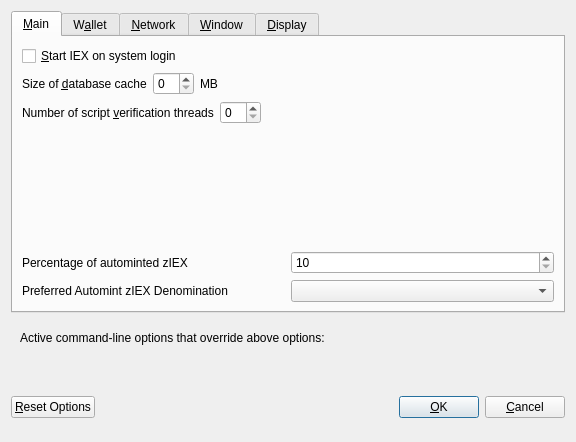
<?xml version="1.0" encoding="UTF-8"?>
<ui version="4.0">
 <class>OptionsDialog</class>
 <widget class="QDialog" name="OptionsDialog">
  <property name="geometry">
   <rect>
    <x>0</x>
    <y>0</y>
    <width>576</width>
    <height>442</height>
   </rect>
  </property>
  <property name="windowTitle">
   <string>Options</string>
  </property>
  <property name="modal">
   <bool>true</bool>
  </property>
  <layout class="QVBoxLayout" name="verticalLayout">
   <item>
    <widget class="QTabWidget" name="tabWidget">
     <property name="currentIndex">
      <number>0</number>
     </property>
     <widget class="QWidget" name="tabMain">
      <attribute name="title">
       <string>&amp;Main</string>
      </attribute>
      <layout class="QVBoxLayout" name="verticalLayout_Main">
       <item>
        <widget class="QCheckBox" name="bitcoinAtStartup">
         <property name="toolTip">
          <string>Automatically start IEX after logging in to the system.</string>
         </property>
         <property name="text">
          <string>&amp;Start IEX on system login</string>
         </property>
        </widget>
       </item>
       <item>
        <layout class="QHBoxLayout" name="horizontalLayout_2_Main">
         <item>
          <widget class="QLabel" name="databaseCacheLabel">
           <property name="text">
            <string>Size of &amp;database cache</string>
           </property>
           <property name="textFormat">
            <enum>Qt::PlainText</enum>
           </property>
           <property name="buddy">
            <cstring>databaseCache</cstring>
           </property>
          </widget>
         </item>
         <item>
          <widget class="QSpinBox" name="databaseCache"/>
         </item>
         <item>
          <widget class="QLabel" name="databaseCacheUnitLabel">
           <property name="text">
            <string>MB</string>
           </property>
           <property name="textFormat">
            <enum>Qt::PlainText</enum>
           </property>
          </widget>
         </item>
         <item>
          <spacer name="horizontalSpacer_2_Main">
           <property name="orientation">
            <enum>Qt::Horizontal</enum>
           </property>
           <property name="sizeHint" stdset="0">
            <size>
             <width>40</width>
             <height>20</height>
            </size>
           </property>
          </spacer>
         </item>
        </layout>
       </item>
       <item>
        <layout class="QHBoxLayout" name="horizontalLayout_3_Main">
         <item>
          <widget class="QLabel" name="threadsScriptVerifLabel">
           <property name="text">
            <string>Number of script &amp;verification threads</string>
           </property>
           <property name="textFormat">
            <enum>Qt::PlainText</enum>
           </property>
           <property name="buddy">
            <cstring>threadsScriptVerif</cstring>
           </property>
          </widget>
         </item>
         <item>
          <widget class="QSpinBox" name="threadsScriptVerif">
           <property name="toolTip">
            <string>(0 = auto, &lt;0 = leave that many cores free)</string>
           </property>
          </widget>
         </item>
         <item>
          <spacer name="horizontalSpacer_3_Main">
           <property name="orientation">
            <enum>Qt::Horizontal</enum>
           </property>
           <property name="sizeHint" stdset="0">
            <size>
             <width>40</width>
             <height>20</height>
            </size>
           </property>
          </spacer>
         </item>
        </layout>
       </item>
       <item>
        <spacer name="verticalSpacer_2">
         <property name="orientation">
          <enum>Qt::Vertical</enum>
         </property>
         <property name="sizeHint" stdset="0">
          <size>
           <width>20</width>
           <height>40</height>
          </size>
         </property>
        </spacer>
       </item>
       <item>
        <layout class="QHBoxLayout" name="horizontalLayout_3">
         <item>
          <widget class="QLabel" name="percentage_label">
           <property name="toolTip">
            <string>Percentage of incoming IEX which get automatically converted to zIEX via Zerocoin Protocol (min: 10%)</string>
           </property>
           <property name="text">
            <string>Percentage of autominted zIEX</string>
           </property>
          </widget>
         </item>
         <item>
          <widget class="QSpinBox" name="zeromintPercentage">
           <property name="minimum">
            <number>10</number>
           </property>
           <property name="maximum">
            <number>100</number>
           </property>
          </widget>
         </item>
        </layout>
       </item>
       <item>
        <layout class="QHBoxLayout" name="horizontalLayout" stretch="0,0">
         <property name="sizeConstraint">
          <enum>QLayout::SetFixedSize</enum>
         </property>
         <item>
          <widget class="QLabel" name="labelPreferredDenom">
           <property name="maximumSize">
            <size>
             <width>16777215</width>
             <height>16777215</height>
            </size>
           </property>
           <property name="toolTip">
            <string>Wait with automatic conversion to Zerocoin until enough IEX for this denomination is available</string>
           </property>
           <property name="text">
            <string>Preferred Automint zIEX Denomination</string>
           </property>
          </widget>
         </item>
         <item>
          <widget class="QComboBox" name="preferredDenom">
           <property name="maximumSize">
            <size>
             <width>16777215</width>
             <height>27</height>
            </size>
           </property>
           <property name="toolTip">
            <string>Wait with automatic conversion to Zerocoin until enough IEX for this denomination is available</string>
           </property>
           <property name="maxVisibleItems">
            <number>9</number>
           </property>
           <property name="maxCount">
            <number>9</number>
           </property>
          </widget>
         </item>
        </layout>
       </item>
      </layout>
     </widget>
     <widget class="QWidget" name="tabWallet">
      <attribute name="title">
       <string>W&amp;allet</string>
      </attribute>
      <layout class="QVBoxLayout" name="verticalLayout_Wallet">
       <item>
        <widget class="QGroupBox" name="groupBox">
         <property name="title">
          <string>Expert</string>
         </property>
         <layout class="QVBoxLayout" name="verticalLayout_2">
          <item>
           <widget class="QCheckBox" name="coinControlFeatures">
            <property name="toolTip">
             <string>Whether to show coin control features or not.</string>
            </property>
            <property name="text">
             <string>Enable coin &amp;control features</string>
            </property>
           </widget>
          </item>
          <item>
           <widget class="QCheckBox" name="showMasternodesTab">
            <property name="toolTip">
             <string>Show additional tab listing all your masternodes in first sub-tab&lt;br/&gt;and all masternodes on the network in second sub-tab.</string>
            </property>
            <property name="text">
             <string>Show Masternodes Tab</string>
            </property>
           </widget>
          </item>
          <item>
           <widget class="QCheckBox" name="spendZeroConfChange">
            <property name="toolTip">
             <string>If you disable the spending of unconfirmed change, the change from a transaction&lt;br/&gt;cannot be used until that transaction has at least one confirmation.&lt;br/&gt;This also affects how your balance is computed.</string>
            </property>
            <property name="text">
             <string>&amp;Spend unconfirmed change</string>
            </property>
           </widget>
          </item>
         </layout>
        </widget>
       </item>
       <item>
        <spacer name="verticalSpacer_Wallet">
         <property name="orientation">
          <enum>Qt::Vertical</enum>
         </property>
         <property name="sizeHint" stdset="0">
          <size>
           <width>20</width>
           <height>40</height>
          </size>
         </property>
        </spacer>
       </item>
      </layout>
     </widget>
     <widget class="QWidget" name="tabNetwork">
      <attribute name="title">
       <string>&amp;Network</string>
      </attribute>
      <layout class="QVBoxLayout" name="verticalLayout_Network">
       <item>
        <widget class="QCheckBox" name="mapPortUpnp">
         <property name="toolTip">
          <string>Automatically open the IEX client port on the router. This only works when your router supports UPnP and it is enabled.</string>
         </property>
         <property name="text">
          <string>Map port using &amp;UPnP</string>
         </property>
        </widget>
       </item>
       <item>
        <widget class="QCheckBox" name="allowIncoming">
         <property name="toolTip">
          <string>Accept connections from outside</string>
         </property>
         <property name="text">
          <string>Allow incoming connections</string>
         </property>
        </widget>
       </item>
       <item>
        <widget class="QCheckBox" name="connectSocks">
         <property name="toolTip">
          <string>Connect to the IEX network through a SOCKS5 proxy.</string>
         </property>
         <property name="text">
          <string>&amp;Connect through SOCKS5 proxy (default proxy):</string>
         </property>
        </widget>
       </item>
       <item>
        <layout class="QHBoxLayout" name="horizontalLayout_1_Network">
         <item>
          <widget class="QLabel" name="proxyIpLabel">
           <property name="text">
            <string>Proxy &amp;IP:</string>
           </property>
           <property name="textFormat">
            <enum>Qt::PlainText</enum>
           </property>
           <property name="buddy">
            <cstring>proxyIp</cstring>
           </property>
          </widget>
         </item>
         <item>
          <widget class="QValidatedLineEdit" name="proxyIp">
           <property name="minimumSize">
            <size>
             <width>140</width>
             <height>0</height>
            </size>
           </property>
           <property name="maximumSize">
            <size>
             <width>140</width>
             <height>16777215</height>
            </size>
           </property>
           <property name="toolTip">
            <string>IP address of the proxy (e.g. IPv4: 127.0.0.1 / IPv6: ::1)</string>
           </property>
          </widget>
         </item>
         <item>
          <widget class="QLabel" name="proxyPortLabel">
           <property name="text">
            <string>&amp;Port:</string>
           </property>
           <property name="textFormat">
            <enum>Qt::PlainText</enum>
           </property>
           <property name="buddy">
            <cstring>proxyPort</cstring>
           </property>
          </widget>
         </item>
         <item>
          <widget class="QLineEdit" name="proxyPort">
           <property name="minimumSize">
            <size>
             <width>55</width>
             <height>0</height>
            </size>
           </property>
           <property name="maximumSize">
            <size>
             <width>55</width>
             <height>16777215</height>
            </size>
           </property>
           <property name="toolTip">
            <string>Port of the proxy (e.g. 9050)</string>
           </property>
          </widget>
         </item>
         <item>
          <spacer name="horizontalSpacer_1_Network">
           <property name="orientation">
            <enum>Qt::Horizontal</enum>
           </property>
           <property name="sizeHint" stdset="0">
            <size>
             <width>40</width>
             <height>20</height>
            </size>
           </property>
          </spacer>
         </item>
        </layout>
       </item>
       <item>
        <spacer name="verticalSpacer_Network">
         <property name="orientation">
          <enum>Qt::Vertical</enum>
         </property>
         <property name="sizeHint" stdset="0">
          <size>
           <width>20</width>
           <height>40</height>
          </size>
         </property>
        </spacer>
       </item>
      </layout>
     </widget>
     <widget class="QWidget" name="tabWindow">
      <attribute name="title">
       <string>&amp;Window</string>
      </attribute>
      <layout class="QVBoxLayout" name="verticalLayout_Window">
       <item>
        <widget class="QCheckBox" name="minimizeToTray">
         <property name="toolTip">
          <string>Show only a tray icon after minimizing the window.</string>
         </property>
         <property name="text">
          <string>&amp;Minimize to the tray instead of the taskbar</string>
         </property>
        </widget>
       </item>
       <item>
        <widget class="QCheckBox" name="minimizeOnClose">
         <property name="toolTip">
          <string>Minimize instead of exit the application when the window is closed. When this option is enabled, the application will be closed only after selecting Quit in the menu.</string>
         </property>
         <property name="text">
          <string>M&amp;inimize on close</string>
         </property>
        </widget>
       </item>
       <item>
        <spacer name="verticalSpacer_Window">
         <property name="orientation">
          <enum>Qt::Vertical</enum>
         </property>
         <property name="sizeHint" stdset="0">
          <size>
           <width>20</width>
           <height>40</height>
          </size>
         </property>
        </spacer>
       </item>
      </layout>
     </widget>
     <widget class="QWidget" name="tabDisplay">
      <attribute name="title">
       <string>&amp;Display</string>
      </attribute>
      <layout class="QVBoxLayout" name="verticalLayout_Display">
       <item>
        <layout class="QHBoxLayout" name="horizontalLayout_1_Display">
         <item>
          <widget class="QLabel" name="langLabel">
           <property name="text">
            <string>User Interface &amp;language:</string>
           </property>
           <property name="textFormat">
            <enum>Qt::PlainText</enum>
           </property>
           <property name="buddy">
            <cstring>lang</cstring>
           </property>
          </widget>
         </item>
         <item>
          <widget class="QValueComboBox" name="lang">
           <property name="toolTip">
            <string>The user interface language can be set here. This setting will take effect after restarting IEX.</string>
           </property>
          </widget>
         </item>
        </layout>
       </item>
       <item>
        <widget class="QLabel" name="label_3">
         <property name="toolTip">
          <string notr="true"/>
         </property>
         <property name="statusTip">
          <string notr="true"/>
         </property>
         <property name="whatsThis">
          <string notr="true"/>
         </property>
         <property name="accessibleName">
          <string notr="true"/>
         </property>
         <property name="text">
          <string>Language missing or translation incomplete? Help contributing translations here:
https://www.transifex.com/iex-project/iex-project-translations</string>
         </property>
         <property name="wordWrap">
          <bool>true</bool>
         </property>
         <property name="openExternalLinks">
          <bool>true</bool>
         </property>
         <property name="textInteractionFlags">
          <set>Qt::TextBrowserInteraction</set>
         </property>
        </widget>
       </item>
       <item>
        <layout class="QHBoxLayout" name="horizontalLayout_4_Display" stretch="0,0">
         <item>
          <widget class="QLabel" name="themeLabel">
           <property name="text">
            <string>User Interface Theme:</string>
           </property>
          </widget>
         </item>
         <item>
          <widget class="QValueComboBox" name="theme"/>
         </item>
        </layout>
       </item>
       <item>
        <widget class="Line" name="line">
         <property name="orientation">
          <enum>Qt::Horizontal</enum>
         </property>
        </widget>
       </item>
       <item>
        <layout class="QHBoxLayout" name="horizontalLayout_2_Display">
         <item>
          <widget class="QLabel" name="unitLabel">
           <property name="text">
            <string>&amp;Unit to show amounts in:</string>
           </property>
           <property name="textFormat">
            <enum>Qt::PlainText</enum>
           </property>
           <property name="buddy">
            <cstring>unit</cstring>
           </property>
          </widget>
         </item>
         <item>
          <widget class="QValueComboBox" name="unit">
           <property name="toolTip">
            <string>Choose the default subdivision unit to show in the interface and when sending coins.</string>
           </property>
          </widget>
         </item>
        </layout>
       </item>
       <item>
        <layout class="QHBoxLayout" name="horizontalLayout_5_Display">
         <item>
          <widget class="QLabel" name="digitsLabel">
           <property name="text">
            <string>Decimal digits</string>
           </property>
          </widget>
         </item>
         <item>
          <widget class="QValueComboBox" name="digits"/>
         </item>
        </layout>
       </item>
       <item>
        <layout class="QHBoxLayout" name="horizontalLayout_3_Display">
         <item>
          <widget class="QLabel" name="thirdPartyTxUrlsLabel">
           <property name="toolTip">
            <string>Third party URLs (e.g. a block explorer) that appear in the transactions tab as context menu items. %s in the URL is replaced by transaction hash. Multiple URLs are separated by vertical bar |.</string>
           </property>
           <property name="text">
            <string>Third party transaction URLs</string>
           </property>
           <property name="buddy">
            <cstring>thirdPartyTxUrls</cstring>
           </property>
          </widget>
         </item>
         <item>
          <widget class="QLineEdit" name="thirdPartyTxUrls">
           <property name="toolTip">
            <string>Third party URLs (e.g. a block explorer) that appear in the transactions tab as context menu items. %s in the URL is replaced by transaction hash. Multiple URLs are separated by vertical bar |.</string>
           </property>
          </widget>
         </item>
        </layout>
       </item>
       <item>
        <spacer name="verticalSpacer">
         <property name="orientation">
          <enum>Qt::Vertical</enum>
         </property>
         <property name="sizeHint" stdset="0">
          <size>
           <width>20</width>
           <height>40</height>
          </size>
         </property>
        </spacer>
       </item>
      </layout>
     </widget>
    </widget>
   </item>
   <item>
    <widget class="QFrame" name="frame">
     <layout class="QVBoxLayout" name="verticalLayout_Bottom">
      <item>
       <layout class="QHBoxLayout" name="horizontalLayout_Bottom">
        <item>
         <widget class="QLabel" name="overriddenByCommandLineInfoLabel">
          <property name="text">
           <string>Active command-line options that override above options:</string>
          </property>
          <property name="textFormat">
           <enum>Qt::PlainText</enum>
          </property>
         </widget>
        </item>
        <item>
         <spacer name="horizontalSpacer_Bottom">
          <property name="orientation">
           <enum>Qt::Horizontal</enum>
          </property>
          <property name="sizeHint" stdset="0">
           <size>
            <width>40</width>
            <height>20</height>
           </size>
          </property>
         </spacer>
        </item>
       </layout>
      </item>
      <item>
       <widget class="QLabel" name="overriddenByCommandLineLabel">
        <property name="text">
         <string/>
        </property>
        <property name="textFormat">
         <enum>Qt::PlainText</enum>
        </property>
        <property name="wordWrap">
         <bool>true</bool>
        </property>
       </widget>
      </item>
     </layout>
    </widget>
   </item>
   <item>
    <layout class="QHBoxLayout" name="horizontalLayout_Buttons">
     <item>
      <widget class="QPushButton" name="resetButton">
       <property name="toolTip">
        <string>Reset all client options to default.</string>
       </property>
       <property name="text">
        <string>&amp;Reset Options</string>
       </property>
       <property name="autoDefault">
        <bool>false</bool>
       </property>
      </widget>
     </item>
     <item>
      <spacer name="horizontalSpacer_1">
       <property name="orientation">
        <enum>Qt::Horizontal</enum>
       </property>
       <property name="sizeHint" stdset="0">
        <size>
         <width>40</width>
         <height>48</height>
        </size>
       </property>
      </spacer>
     </item>
     <item>
      <widget class="QLabel" name="statusLabel">
       <property name="minimumSize">
        <size>
         <width>200</width>
         <height>0</height>
        </size>
       </property>
       <property name="font">
        <font>
         <weight>75</weight>
         <bold>true</bold>
        </font>
       </property>
       <property name="text">
        <string/>
       </property>
       <property name="textFormat">
        <enum>Qt::PlainText</enum>
       </property>
       <property name="wordWrap">
        <bool>true</bool>
       </property>
      </widget>
     </item>
     <item>
      <spacer name="horizontalSpacer_2">
       <property name="orientation">
        <enum>Qt::Horizontal</enum>
       </property>
       <property name="sizeHint" stdset="0">
        <size>
         <width>40</width>
         <height>48</height>
        </size>
       </property>
      </spacer>
     </item>
     <item>
      <widget class="QPushButton" name="okButton">
       <property name="text">
        <string>&amp;OK</string>
       </property>
       <property name="autoDefault">
        <bool>false</bool>
       </property>
       <property name="default">
        <bool>true</bool>
       </property>
      </widget>
     </item>
     <item>
      <widget class="QPushButton" name="cancelButton">
       <property name="text">
        <string>&amp;Cancel</string>
       </property>
       <property name="autoDefault">
        <bool>false</bool>
       </property>
      </widget>
     </item>
    </layout>
   </item>
  </layout>
 </widget>
 <customwidgets>
  <customwidget>
   <class>QValidatedLineEdit</class>
   <extends>QLineEdit</extends>
   <header>qvalidatedlineedit.h</header>
  </customwidget>
  <customwidget>
   <class>QValueComboBox</class>
   <extends>QComboBox</extends>
   <header>qvaluecombobox.h</header>
  </customwidget>
 </customwidgets>
 <resources/>
 <connections/>
</ui>
